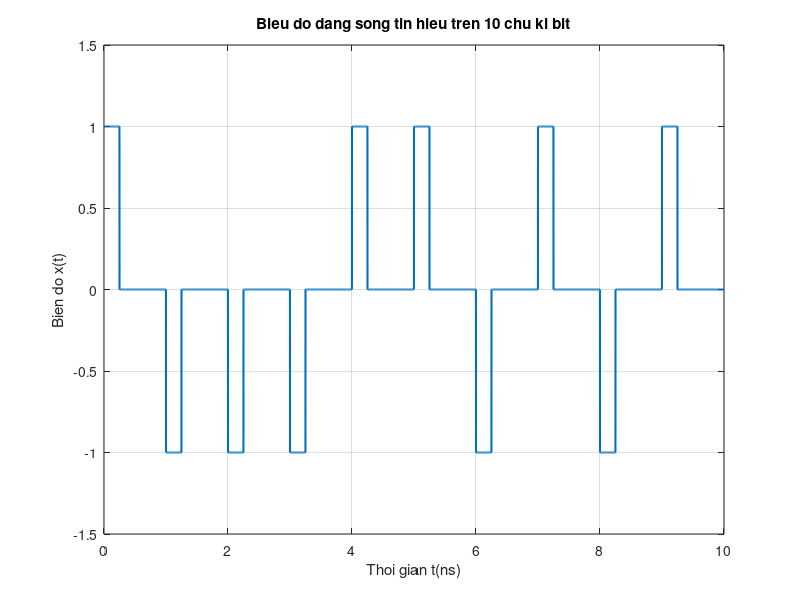

MATLAB code for this plot:
clc; clear;

% a. Tao chuoi bi gom 100 phan tu
Nbit = 100;
bit = randi([0 1], 1, Nbit);
disp('Chuoi bit nhi phan: ');
disp(bit);

% b. Ma duong RZ 25% luong cuc 1Gb/s
Rb = 1e9;
Tb = 1 / Rb;

Ns = 1000;      % So mau tren 1 bit
Ts = Tb / Ns;   % Khoang thoi gian giua cac lan lay mau

x = [];

for k = 1:Nbit
    if bit(k) == 1
        x = [x, ones(1, Ns*0.25), zeros(1, Ns*0.75)];
    else
        x = [x, -1*ones(1, Ns*0.25), zeros(1, Ns*0.75)];
    end
end

% c. Ve bieu dien dang song tren 10 chu ki bit
so_bit_ve = 10;
so_mau_ve = so_bit_ve * Ns;

t = 0:Ts:Ts*so_mau_ve - Ts;

figure;
plot(t * 1e9, x(1:so_mau_ve), 'LineWidth', 1.5);
grid on;
xlabel('Thoi gian t(ns)');
ylabel('Bien do x(t)');
title('Bieu do dang song tin hieu tren 10 chu ki bit');
xlim([0 so_bit_ve * Tb * 1e9]);
ylim([-1.5 1.5]);
